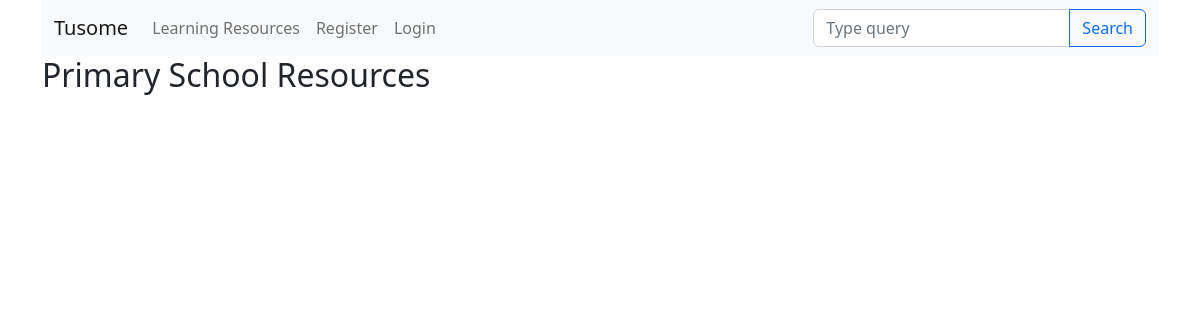
The app's page /curriculum/, older data.
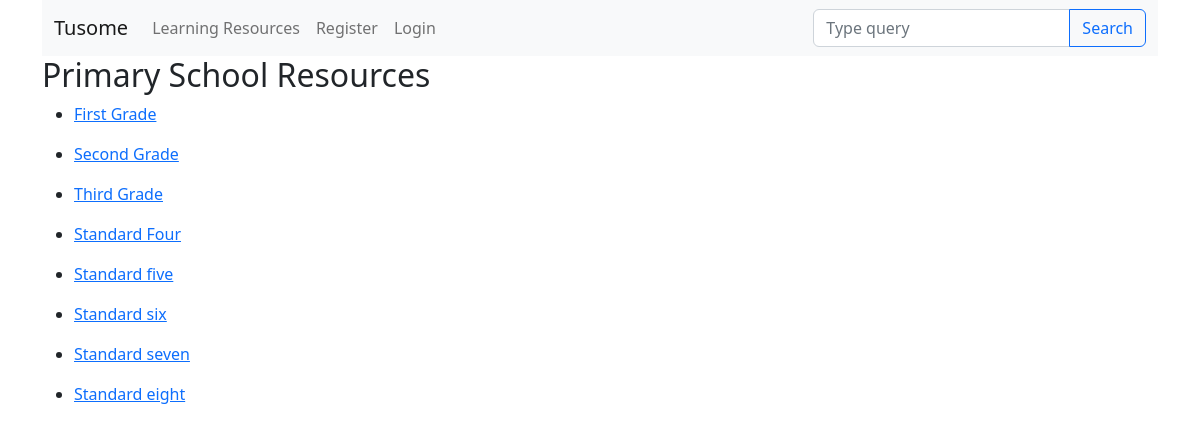
The same page, newer data.
### carriculum/models.py (models this page shows, shortened)
class Standard(models.Model):
    name= models.CharField(max_length=50)
    description= models.TextField(max_length=500, blank=True)
    slug = models.SlugField(blank=True, null=True)

### carriculum/views.py (the view)
# urls.py: path("", views.StandardListView.as_view(), name="standards_list_view"),
class StandardListView(ListView):
     context_object_name= "standards"
     model = Standard
     template_name= "carriculum/standard_list_view.html"

### carriculum/templates/carriculum/standard_list_view.html
{% extends 'base.html' %}
{% block content %}
<div class="jumbotron">
    <h2>Primary School Resources</h2>
    {% for standard in standards %}
    <ul>
        <li> <a href="{% url 'carriculum:subject_list' slug=standard.slug %}"> {{ standard.name }}</a></li>
    </ul>
    {% endfor %}
</div>
{% endblock %}

### templates/base.html (shortened to what this page needs)
<!DOCTYPE html>
<html lang="en">
<head>
<link href="https://cdn.jsdelivr.net/npm/bootstrap@5.2.0-beta1/dist/css/bootstrap.min.css" rel="stylesheet">
</head>
<body>
    <div class="container">
        <nav class="navbar navbar-expand-lg navbar-light bg-light">
            <div class="container-fluid">
              <div class="collapse navbar-collapse" id="navbarTogglerDemo01">
                <a class="navbar-brand" href="{% url "userinfo:index" %}">Tusome</a>
                <ul class="navbar-nav me-auto mb-2 mb-lg-0">
                  <li class="nav-item"> <a class="nav-link" href="{% url "carriculum:standards_list_view" %}">Learning Resources </a></li>
                    {% if user.is_authenticated %}
                    <li class="nav-item"> <a class=" nav-link" href="#">Username</a></li>
                    <li class="nav-item"> <a class=" nav-link" href="{% url "userinfo:logout" %}">Logout</a></li>
                    {% else %}
                    <li class="nav-item"> <a class="nav-link" href="{% url "userinfo:register" %}">Register</a></li>
                    <li class="nav-item"> <a class="nav-link" href="{% url "userinfo:login" %}">Login </a></li>
               {% endif %}
                </ul>
                <form class="d-flex input-group w-auto">
                  <input
                    type="search"
                    class="form-control"
                    placeholder="Type query"
                    aria-label="Search"
                  />
                  <button
                    class="btn btn-outline-primary"
                    type="input"
                    data-mdb-ripple-color="dark"
                  >
                    Search
                  </button>
                </form>
              </div>
            </div>
          </nav>
        {% block content %}
        {% endblock %}
    </div>
</body>
</html>

Row changes from the older to the newer data that the page shows:
added Standard: name "First Grade"
added Standard: name "Second Grade"
added Standard: name "Third Grade"
added Standard: name "Standard Four"
added Standard: name "Standard five"
added Standard: name "Standard six"
added Standard: name "Standard seven"
added Standard: name "Standard eight"
